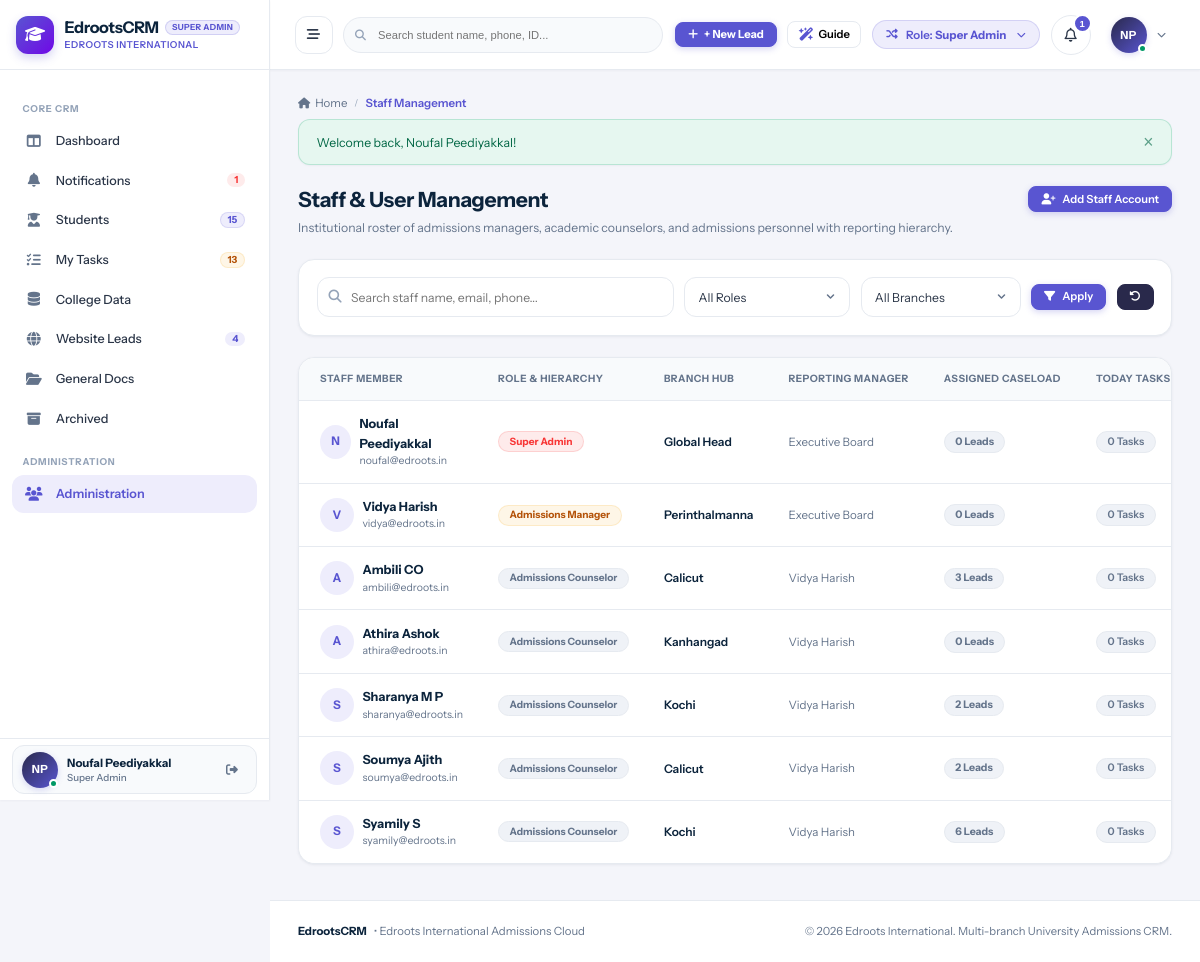
Screenshot of /organization/users.php (signed in) with the database file from the repository.
### tables this page shows
CREATE TABLE `users` (
  `id` int(11) NOT NULL AUTO_INCREMENT,
  `branch_id` int(11) DEFAULT NULL,
  `role_id` int(11) NOT NULL,
  `manager_id` int(11) DEFAULT NULL,
  `reporting_manager_id` int(11) DEFAULT NULL,
  `name` varchar(150) NOT NULL,
  `email` varchar(150) NOT NULL,
  `password` varchar(255) NOT NULL,
  `phone` varchar(50) DEFAULT NULL,
  `designation` varchar(100) DEFAULT NULL,
  `avatar` varchar(255) DEFAULT NULL,
  `status` enum('Active','Inactive') DEFAULT 'Active',
  `created_at` datetime DEFAULT current_timestamp(),
  `updated_at` datetime DEFAULT NULL ON UPDATE current_timestamp(),
  PRIMARY KEY (`id`),
  UNIQUE KEY `email` (`email`),
  KEY `idx_branch` (`branch_id`),
  KEY `idx_role` (`role_id`),
  KEY `idx_manager` (`manager_id`)
);

CREATE TABLE `roles` (
  `id` int(11) NOT NULL AUTO_INCREMENT,
  `name` varchar(50) NOT NULL,
  `label` varchar(100) NOT NULL,
  `description` text DEFAULT NULL,
  `created_at` datetime DEFAULT current_timestamp(),
  PRIMARY KEY (`id`),
  UNIQUE KEY `name` (`name`)
);

CREATE TABLE `branches` (
  `id` int(11) NOT NULL AUTO_INCREMENT,
  `name` varchar(100) NOT NULL,
  `code` varchar(20) NOT NULL,
  `city` varchar(100) NOT NULL,
  `state` varchar(100) NOT NULL DEFAULT 'Kerala',
  `country` varchar(100) NOT NULL DEFAULT 'India',
  `phone` varchar(50) DEFAULT NULL,
  `email` varchar(150) DEFAULT NULL,
  `address` text DEFAULT NULL,
  `manager_id` int(11) DEFAULT NULL,
  `status` enum('Active','Inactive') DEFAULT 'Active',
  `created_at` datetime DEFAULT current_timestamp(),
  `updated_at` datetime DEFAULT NULL ON UPDATE current_timestamp(),
  PRIMARY KEY (`id`),
  UNIQUE KEY `code` (`code`)
);

### organization/users.php (the view, shortened to what the rows shown need)
<?php
require_once __DIR__ . '/../config/database.php';
require_once __DIR__ . '/../config/helpers.php';
require_once __DIR__ . '/../includes/auth.php';
require_login();
$activePage = 'organization_users';
$where = ["1=1"];
$params = [];
$whereSql = implode(' AND ', $where);
$sql = "
    SELECT u.*, r.name as role_name, r.label as role_label, b.name as branch_name, m.name as manager_name,
           (SELECT COUNT(*) FROM leads WHERE assigned_counselor_id = u.id AND is_archived = 0) as assigned_leads_count,
           (SELECT COUNT(*) FROM followups WHERE counselor_id = u.id AND status = 'Pending' AND scheduled_date = CURDATE()) as today_tasks_count
    FROM users u
    JOIN roles r ON u.role_id = r.id
    LEFT JOIN branches b ON u.branch_id = b.id
    LEFT JOIN users m ON u.reporting_manager_id = m.id
    WHERE {$whereSql}
    ORDER BY u.role_id ASC, u.name ASC
";
$stmt = $pdo->prepare($sql);
$stmt->execute($params);
$staffList = $stmt->fetchAll();
include __DIR__ . '/../includes/header.php';
?>
<div class="page-header" style="display:flex; justify-content:space-between; align-items:flex-start; margin-bottom:1.5rem; flex-wrap:wrap; gap:1rem;">
  <div>
    <h1 style="font-size:1.5rem; font-weight:700; color:var(--text-heading); margin:0 0 0.35rem 0;">Staff & User Management</h1>
  </div>
</div>
<div class="card">
  <div class="table-responsive">
    <table class="data-table">
      <thead>
        <tr>
          <th>Staff Member</th>
          <th>Role & Hierarchy</th>
          <th>Branch Hub</th>
          <th>Reporting Manager</th>
          <th>Assigned Caseload</th>
          <th>Today Tasks</th>
        </tr>
      </thead>
      <tbody>
        <?php foreach ($staffList as $stf):
          $roleBadgeClass = match($stf['role_name']) {
              'super_admin' => 'badge-priority-high',
              'manager' => 'badge-priority-moderate',
              default => 'badge-secondary'
          };
        ?>
          <tr>
            <td>
              <div style="display:flex; align-items:center; gap:0.6rem;">
                <div style="width:34px; height:34px; border-radius:50%; background:var(--primary-subtle); color:var(--primary); display:flex; align-items:center; justify-content:center; font-weight:700; font-size:0.85rem;">
                  <?= strtoupper(substr($stf['name'], 0, 1)) ?>
                </div>
                <div>
                  <strong style="color:var(--text-heading); font-size:0.9rem;"><?= htmlspecialchars($stf['name']) ?></strong>
                  <div style="font-size:0.75rem; color:var(--text-muted);"><?= htmlspecialchars($stf['email']) ?></div>
                </div>
              </div>
            </td>
            <td>
              <span class="badge <?= $roleBadgeClass ?>" style="font-size:0.72rem; font-weight:700;">
                <?= htmlspecialchars($stf['role_label']) ?>
              </span>
            </td>
            <td>
              <span style="font-size:0.85rem; font-weight:600; color:var(--text-heading);">
                <?= htmlspecialchars($stf['branch_name'] ?? 'Global Head') ?>
              </span>
            </td>
            <td>
              <span style="font-size:0.825rem; color:var(--text-muted);">
                <?= htmlspecialchars($stf['manager_name'] ?? 'Executive Board') ?>
              </span>
            </td>
            <td>
              <span class="badge badge-secondary" style="font-size:0.75rem; font-weight:700;">
                <?= (int)$stf['assigned_leads_count'] ?> Leads
              </span>
            </td>
            <td>
              <span class="badge <?= $stf['today_tasks_count'] > 0 ? 'badge-blue' : 'badge-secondary' ?>" style="font-size:0.75rem;">
                <?= (int)$stf['today_tasks_count'] ?> Tasks
              </span>
            </td>
          </tr>
        <?php endforeach; ?>
      </tbody>
    </table>
  </div>
</div>
<?php include __DIR__ . '/../includes/footer.php'; ?>

### includes/header.php (shortened to what the rows shown need)
<?php
require_once __DIR__ . '/auth.php';
$currentUser = current_user();
$unreadNotifCount = $currentUser ? get_unread_notifications_count($currentUser['id']) : 0;
$activePage = $activePage ?? '';
?>
<!DOCTYPE html>
<html lang="en">
<head>
  <link rel="stylesheet" href="https://cdnjs.cloudflare.com/ajax/libs/font-awesome/6.5.1/css/all.min.css">
  <link rel="stylesheet" href="<?= base_url('assets/css/style.css') ?>">
</head>
<body>
<div id="app-layout">
  <?php include __DIR__ . '/sidebar.php'; ?>
  <div id="main-wrapper">
    <header id="top-navbar">
      <div class="navbar-right">
        <div class="role-switcher-dropdown" style="position: relative;">
          <button type="button" class="role-switcher-btn" id="role-switcher-btn" title="Simulate different role permissions">
            <span>Role: <strong><?= htmlspecialchars($currentUser['role_label'] ?? 'Guest') ?></strong></span>
          </button>
        </div>
        <div style="position: relative;">
          <button type="button" class="notification-bell-btn" id="notif-bell-btn" title="Notifications">
            <i class="fa-regular fa-bell"></i>
            <?php if ($unreadNotifCount > 0): ?>
              <span class="notification-counter"><?= $unreadNotifCount ?></span>
            <?php endif; ?>
          </button>
        </div>
        <div style="position: relative;">
          <button type="button" class="profile-dropdown-btn" id="user-profile-btn">
            <div class="user-avatar-sm online">
              <?= user_initials($currentUser['name'] ?? 'U') ?>
            </div>
            <i class="fa-solid fa-chevron-down" style="font-size:0.65rem; color:var(--text-muted);"></i>
          </button>
        </div>
      </div>
    </header>
    <main class="content-area">

### includes/sidebar.php (shortened to what the rows shown need)
<?php
global $pdo;
$currentUser = current_user();
$activePage = $activePage ?? '';
$sidebarUnreadNotifs = 0;
try {
    if ($pdo && $currentUser) {
        $now = time();
        $useSidebarCache = !empty($_SESSION['sidebar_cache']) && ($now - ($_SESSION['sidebar_cache_time'] ?? 0) < 30);
        if ($useSidebarCache) {
            $sc = $_SESSION['sidebar_cache'];
            $sidebarActiveLeadsCount = $sc['active_leads'] ?? 0;
            $sidebarWebLeadsCount    = $sc['web_leads'] ?? 0;
            $sidebarScheduledCount   = $sc['scheduled'] ?? 0;
            $sidebarOverdueCount     = $sc['overdue'] ?? 0;
            $sidebarTodayLeadsCount  = $sc['today_leads'] ?? 0;
            $sidebarPendingLeadsCount= $sc['pending_leads'] ?? 0;
            $sidebarTotalTasks       = $sc['total_tasks'] ?? 0;
            $sidebarUnreadNotifs     = $sc['unread_notifs'] ?? 0;
        } else {
            $sidebarUnreadNotifs = get_unread_notifications_count($currentUser['id']);
        }
    }
} catch (Exception $e) {
}
?>
<aside id="sidebar">
<?php
$rawRoleLabel = $currentUser['role_label'] ?? 'Staff';
$headerRoleBadge = $rawRoleLabel;
?>
  <div class="sidebar-header" id="sidebar-brand-header">
    <a href="<?= base_url('dashboard/index.php') ?>" class="brand-wrapper">
      <div class="brand-text">
        <div class="brand-title-row">
          <h1 class="brand-title">EdrootsCRM</h1>
          <span class="sidebar-role-badge sidebar-demo-badge" title="<?= htmlspecialchars($rawRoleLabel) ?>"><?= htmlspecialchars($headerRoleBadge) ?></span>
        </div>
      </div>
    </a>
  </div>
  <nav class="sidebar-nav">
    <a href="<?= base_url('notifications/index.php') ?>" id="sidebar-nav-notifications" class="nav-item <?= ($activePage === 'notifications') ? 'active' : '' ?>">
      <div class="nav-item-content">
        <i class="fa-solid fa-bell nav-icon"></i>
        <span class="nav-label">Notifications</span>
      </div>
      <?php if ($sidebarUnreadNotifs > 0): ?>
        <span class="nav-badge badge-red" title="<?= $sidebarUnreadNotifs ?> unread / unattended notifications"><?= $sidebarUnreadNotifs ?></span>
      <?php endif; ?>
    </a>
  </nav>
  <div class="sidebar-user">
    <div class="sidebar-user-card">
      <div class="user-snippet">
        <div class="user-avatar-sm online" title="<?= htmlspecialchars($currentUser['name'] ?? 'User') ?>">
          <?= user_initials($currentUser['name'] ?? 'U') ?>
        </div>
        <div class="user-info">
          <span class="user-name" title="<?= htmlspecialchars($currentUser['name'] ?? 'User') ?>"><?= htmlspecialchars($currentUser['name'] ?? 'User') ?></span>
          <span class="user-role"><?= htmlspecialchars($currentUser['role_label'] ?? 'Staff') ?></span>
        </div>
      </div>
    </div>
  </div>
</aside>

### rows the page displays
users: role.label "SUPER ADMIN", id "1", name "NP", name "Noufal Peediyakkal", role.label "Super Admin", name "N", email "noufal@edroots.in", branch_name "Global Head", manager_name "Executive Board", assigned_leads_count "0", today_tasks_count "0"
users: name "V", name "Vidya Harish", email "vidya@edroots.in", role.label "Admissions Manager", branch.name "Perinthalmanna", manager_name "Executive Board", assigned_leads_count "0", today_tasks_count "0"
users: name "A", name "Ambili CO", email "ambili@edroots.in", role.label "Admissions Counselor", branch.name "Calicut", users.name "Vidya Harish", assigned_leads_count "3", today_tasks_count "0"
users: name "A", name "Athira Ashok", email "athira@edroots.in", role.label "Admissions Counselor", branch.name "Kanhangad", users.name "Vidya Harish", assigned_leads_count "0", today_tasks_count "0"
users: name "S", name "Sharanya M P", email "sharanya@edroots.in", role.label "Admissions Counselor", branch.name "Kochi", users.name "Vidya Harish", assigned_leads_count "2", today_tasks_count "0"
users: name "S", name "Soumya Ajith", email "soumya@edroots.in", role.label "Admissions Counselor", branch.name "Calicut", users.name "Vidya Harish", assigned_leads_count "2", today_tasks_count "0"
users: name "S", name "Syamily S", email "syamily@edroots.in", role.label "Admissions Counselor", branch.name "Kochi", users.name "Vidya Harish", assigned_leads_count "6", today_tasks_count "0"

### other values shown
$sidebarActiveLeadsCount "15"
$sidebarTotalTasks "13"
$sidebarWebLeadsCount "4"
$pageTitle "Staff Management"
$flash['message'] "Welcome back, Noufal Peediyakkal!"
